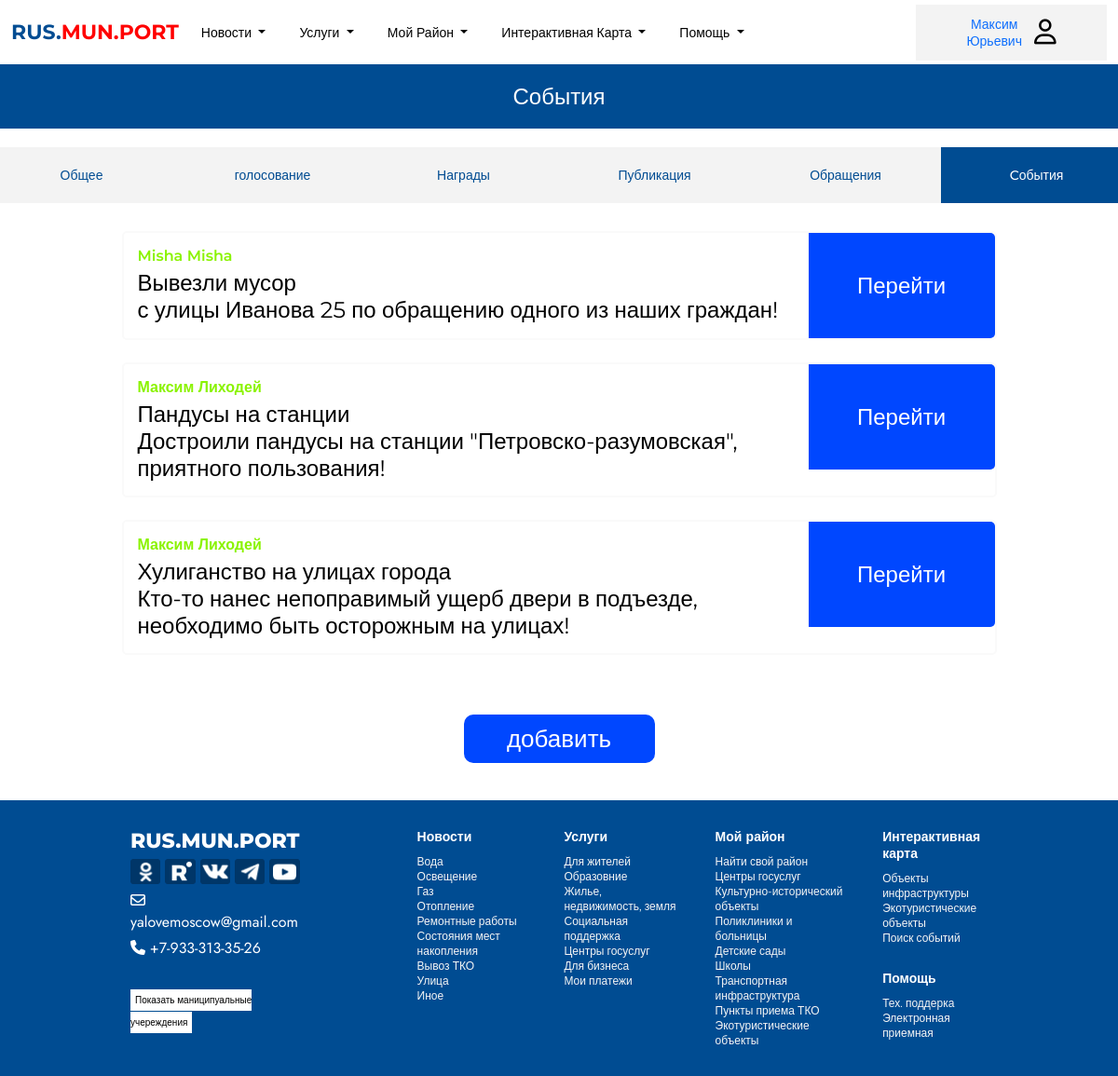
Screenshot of /events/ (signed in) with the database file from the repository.
### users/models.py (models this page shows, shortened)
class NewUser(AbstractBaseUser,PermissionsMixin):
    role = models.ForeignKey(Role,related_name="role",on_delete=models.CASCADE)
    email = models.EmailField(_('email address'),unique=True)
    first_name =  models.CharField(max_length=150)
    father_name =  models.CharField(max_length=150)
    second_name =  models.CharField(max_length=150)
    bday=models.DateField(auto_now=False, auto_now_add=False)
    phone_number = models.CharField(max_length=20, validators=[RegexValidator(regex='^(\+?\d{1,3})?[-.\s]?\(?\d{3}\)?[-.\s]?\d{3}[-.\s]?\d{4}$')],unique=True)
    city = models.ForeignKey(City,related_name="city",on_delete=models.CASCADE)
    is_active = models.BooleanField(default=False)
    is_staff = models.BooleanField(default=False)
    is_proved = models.BooleanField(default=False)
    objects = CustomAccountManager()
    USERNAME_FIELD = 'phone_number'
    REQUIRED_FIELDS = ['email','first_name',"second_name","role","father_name","bday","city"]

### municipal/models.py (models this page shows, shortened)
class Munic_works(models.Model):
		type = models.ForeignKey(Type_of_munic_works,related_name="type_of_municip_works",on_delete=models.CASCADE)
		title = models.CharField(max_length=50)
		description = models.CharField(max_length=1000)
		date_create = models.DateField(auto_now_add=True)
		dead_line_date = models.DateField(auto_now=False)
		city=models.ForeignKey(City,related_name="city_of_munic_works",on_delete=models.CASCADE,default=1)
		opt_image = models.ImageField(upload_to="munic_works_schedule_photos",blank=True,default="123.png")
		author = models.ForeignKey(NewUser,related_name="munic_work_creater",on_delete=models.CASCADE)

### users/views.py (the view)
# urls.py: path('events/',views.events,name="events"),
@login_required
def events(request):
	role = str(request.user.role)
	if  role =='Municipal':
		events =Munic_works.objects.filter(city = request.user.city).all()
		return render(request,"main/events.html",{"posts":events,"role":role})
	else:
		return redirect('home')

### users/models.py (called while the page is built)
    def __str__(self):
        return self.title

### users/templates/main/events.html (shortened to what this page needs)
{%extends 'main/base.html' %}
{%block content%}
<div class="common_news_title">
	События
</div>
<div class="profile-group-btn" style="margin-top: 20px;">
	<a href="{%url 'profile' request.user.id %}"><button class="profile_btn ">Общее</button></a>
	<a href="{%url 'citizen_polls'%}"><button class="profile_btn">голосование</button></a>
	<a href="{%url 'awards' %}"></a><button class="profile_btn">Награды</button>
	{%if role == 'Municipal' %}
	<a href=""><button class="profile_btn ">Публикация</button></a>
	<a href="{%url 'check_reports' %}"><button class="profile_btn ">Обращения</button></a>
	<a href="{%url 'events' %}"><button class="profile_btn selected">Cобытия</button></a>
	{%endif%}
</div>
<div class="container report_base_container" style="margin-top: 30px;">
	{%for report in posts%}
	<div class="report_base_card" >
		<div class="report_base_text" style="gap:10px">
		<div class="report_base_type" style="color: rgb(138, 243, 0); margin-bottom: 5px;">{{report.author.first_name}} {{report.author.second_name}}</div>
		<div class="report_base_tit">{{report.title}}</div>
		<div class="report_base_tit">{{report.description}}</div>
		</div>
		<a href="{%url 'event_detail' report.id%}" class="report_base_btn" style="height: 113px;"><button class="report_base_btn" >Перейти</button></a>
	</div>
	<br>
	{%endfor%}
	<a href="{%url 'create_munic_work' %}"><button class="profile_change_btn" style="margin-bottom: 40px;" type="submit">добавить</button></a>
</div>
{%endblock%}

### users/templates/main/base.html (shortened to what this page needs)
<!DOCTYPE html>
<html lang="en">
<head>
	{% load static %}
<link href="https://cdn.jsdelivr.net/npm/bootstrap@5.3.2/dist/css/bootstrap.min.css" rel="stylesheet">
	<link rel="stylesheet" href="{% static 'css/styles.css' %}">
	<link rel="stylesheet" href="{% static 'css/adaptiv.css' %}">
</head>
<body>
	<nav class="navbar navbar-expand-lg bg-body-tertiary nav-head">
		<div class="container container-fluid nav-con">
		  <div class="collapse navbar-collapse" id="navbarTogglerDemo01">
			<a class="navbar-brand" href="{%url 'home'%}">RUS.<span style="color: #F00;
				">MUN.PORT</span></a>
			<ul class="navbar-nav me-auto mb-2 mb-lg-0">
				<li class="nav-item dropdown">
					<button class="nav-link dropdown-toggle" data-bs-toggle="dropdown" aria-expanded="false">
						Новости
					</button>
				  </li>
				  <li class="nav-item dropdown">
					<button class="nav-link dropdown-toggle" data-bs-toggle="dropdown" aria-expanded="false">
						Услуги
					</button>
				  </li>
				  <li class="nav-item dropdown">
					<button class="nav-link dropdown-toggle" data-bs-toggle="dropdown" aria-expanded="false">
						Мой Район
					</button>
				  </li>
				  <li class="nav-item dropdown">
					<button class="nav-link dropdown-toggle" data-bs-toggle="dropdown" aria-expanded="false">
						Интерактивная Карта
					</button>
				  </li>
				  <li class="nav-item dropdown">
					<button class="nav-link dropdown-toggle" data-bs-toggle="dropdown" aria-expanded="false">
						Помощь
					</button>
				  </li>
			</ul>
			<div class="log-nav">
				{%if user.is_authenticated%}
				<a href="{%url 'profile' user.id%}"><button class="profile_btn">{{user.first_name}} <br> {{user.father_name}} </a>
					<i class="fa-regular fa-user" style="color: #000;"></i></button>
				{%else%}
				  <a href="{%url 'login' %}"><button class="sign_btn">Вход</button></a>
				  <a href=""><i class="fa-regular fa-user" style="color: #ffffff;"></i></a>
				{%endif%}
			</div>
		  </div>
		</div>
	  </nav>
	<div class="">
		<section style="min-height: 80vh;">
		{%block content%}
		{%endblock%}
	</section>
	</div>
		<footer class="footer ">
			<div class="brand-column">
				<div class="footer-logo">RUS.MUN.PORT</div>
				<div class="icons">
					<a href=""><img src="{%static 'images/footer/ok.png'%}" alt=""></a>
					<a href=""><img src="{%static 'images/footer/rt.png'%}" alt=""></a>
					<a href=""><img src="{%static 'images/footer/vk.png'%}" alt=""></a>
					<a href=""><img src="{%static 'images/footer/tg.png'%}" alt=""></a>
					<a href=""><img src="{%static 'images/footer/yt.png'%}" alt=""></a>
				</div>
				<div class="mail-footer"><i class="fa-regular fa-envelope" style="color: #ffffff;"></i>yalovemoscow@gmail.com</div>
				<div class="phone-footer"><i class="fa-solid fa-phone" style="color: #ffffff;"></i> +7-933-313-35-26</div>
				<a href="" class="show_munic">Показать маниципуальные учереждения</a>
			</div>
			<div class="footer-column">
				<div class="footer-header">Новости</div>
				<a href=""><div class="footer-link">Вода</div></a>
				<a href=""><div class="footer-link">Освещение</div></a>
				<a href=""><div class="footer-link">Газ</div></a>
				<a href=""><div class="footer-link">Отопление</div></a>
				<a href=""><div class="footer-link">Ремонтные работы</div></a>
				<a href=""><div class="footer-link">Состояния мест накопления</div></a>
				<a href=""><div class="footer-link">Вывоз ТКО</div></a>
				<a href=""><div class="footer-link">Улица</div></a>
				<a href=""><div class="footer-link">Иное</div></a>
			</div>
			<div class="footer-column">
				<div class="footer-header">Услуги</div>
				<a href="{%url 'municipal_services'%}"><div class="footer-link">Для жителей</div></a>
				<a href="{%url 'municipal_services'%}"><div class="footer-link">Образовние</div></a>
				<a href="{%url 'municipal_services'%}"><div class="footer-link">Жилье, недвижимость, земля</div></a>
				<a href="{%url 'municipal_services'%}"><div class="footer-link">Социальная поддержка</div></a>
				<a href="{%url 'municipal_services'%}"><div class="footer-link">Центры госуслуг</div></a>
				<a href="{%url 'municipal_services'%}"><div class="footer-link">Для бизнеса</div></a>
				<a href="{%url 'municipal_services'%}"><div class="footer-link">Мои платежи</div></a>
			</div>
			<div class="footer-column">
				<div class="footer-header">Мой район</div>
				<a href=""><div class="footer-link">Найти свой район</div></a>
				<a href=""><div class="footer-link">Центры госуслуг</div></a>
				<a href=""><div class="footer-link">Культурно-исторический объекты</div></a>
				<a href=""><div class="footer-link">Поликлиники и больницы</div></a>
				<a href=""><div class="footer-link">Детские сады</div></a>
				<a href=""><div class="footer-link">Школы</div></a>
				<a href=""><div class="footer-link">Транспортная инфраструктура</div></a>
				<a href=""><div class="footer-link">Пункты приема ТКО</div></a>
				<a href=""><div class="footer-link">Экотуристические объекты</div></a>
			</div>
			<div class="footer-column">
				<div class="footer-header">Интерактивная карта</div>
				<a href="{%url 'maps' %}"><div class="footer-link">Объекты инфраструктуры</div></a>
				<a href="{%url 'eco' %}"><div class="footer-link">Экотуристические объекты</div></a>
				<a href=""><div class="footer-link" style="margin-bottom: 26px;">Поиск событий</div></a>
				<div class="footer-header">Помощь</div>
				<a href=""><div class="footer-link">Тех. поддерка</div></a>
				<a href=""><div class="footer-link">Электронная приемная</div></a>
			</div>
		</footer>
</body>
</html>

### rows the page displays
NewUser: first_name "Максим", father_name "Юрьевич"
Munic_works: author.first_name "Misha", author.second_name "Misha", title "Вывезли мусор", description "с улицы Иванова 25 по обращению одного из наших граждан!"
Munic_works: author.first_name "Максим", author.second_name "Лиходей", title "Пандусы на станции", description "Достроили пандусы на станции \"Петровско-разумовская\", приятного пользования!"
Munic_works: author.first_name "Максим", author.second_name "Лиходей", title "Хулиганство на улицах города", description "Кто-то нанес непоправимый ущерб двери в подъезде, необходимо быть осторожным на улицах!"
